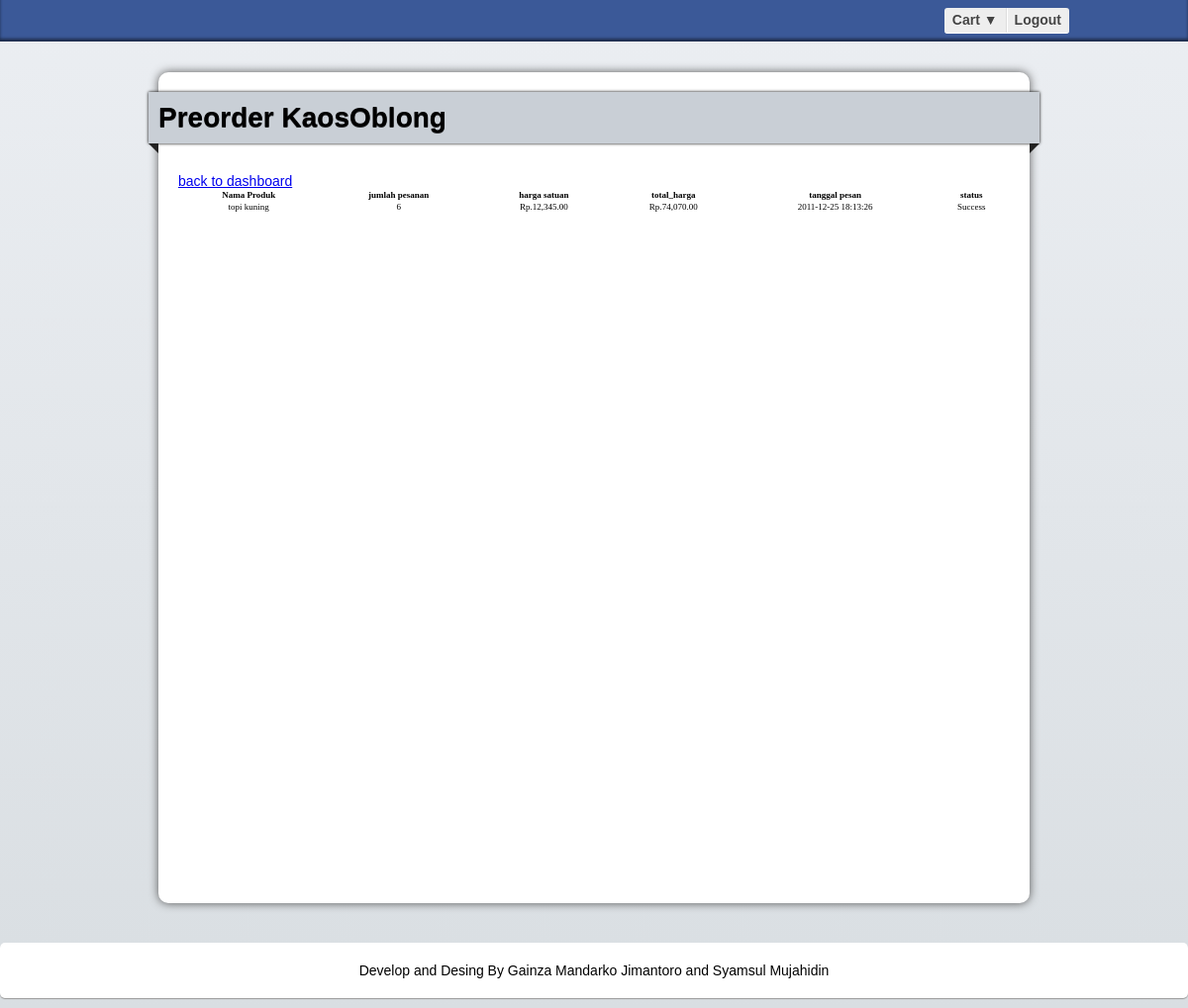
The app's page /index.php/member/control_crud_produk/lihat_pesanan with its own data.
### tables this page shows
CREATE TABLE IF NOT EXISTS `pesanan` (
  `id_pesanan` int(128) NOT NULL AUTO_INCREMENT,
  `id_produk` int(128) NOT NULL,
  `id_pengguna` int(128) NOT NULL,
  `nama_produk` varchar(128) NOT NULL,
  `nama_pemesan` varchar(128) NOT NULL,
  `jumlah` int(128) NOT NULL,
  `harga_satuan` varchar(128) NOT NULL,
  `total_harga_pesanan` varchar(255) NOT NULL,
  `status` varchar(60) NOT NULL,
  `tanggal` timestamp NOT NULL DEFAULT CURRENT_TIMESTAMP,
  PRIMARY KEY (`id_pesanan`),
  KEY `id_produk` (`id_produk`,`id_pengguna`),
  KEY `id_pengguna` (`id_pengguna`)
);

### application/controllers/member/control_crud_produk.php (called while the page is built, shortened)
<?php
class Control_crud_produk extends CI_Controller {
    function __construct() {
        $this->load->model('model_produk');
    }
    function lihat_pesanan() {
        $idpengguna = $this->session->userdata('id');
        $pesanan['pesanan'] = $this->model_produk->model_ambil_pesanan_member($idpengguna);
        if ($pesanan == null) {
            echo 'anda belum memesan';
        } else {
            $pesanan['main_view'] = 'member/view_pesanan';
            $this->load->view('member/member_dashboard', $pesanan);
        }
    }
}
?>

### index.php (called while the page is built, shortened)
<?php
require_once BASEPATH.'core/CodeIgniter.php';

### application/models/model_produk.php (called while the page is built, shortened)
<?php
class Model_produk extends CI_Model {
    function model_ambil_pesanan_member($idpengguna) {
        $this->db->where('id_pengguna', $idpengguna);
        $query = $this->db->get('pesanan');
        return $query->result();
    }
}
?>

### application/views/member/view_pesanan.php (the view)
<?php echo anchor('/member/member_dashboard','back to dashboard')?>
<table>
    <th>Nama Produk</th><th>jumlah pesanan</th><th>harga satuan</th> <th>total_harga</th>
    <th>tanggal pesan</th> <th>status</th>
<?php
foreach($pesanan as $show){
    ?>
    <tr>
        <td><?php echo $show->nama_produk ?></td>
        <td><?php echo $show->jumlah?></td>
        <td>Rp.<?php echo $this->cart->format_number($show->harga_satuan)?></td>
        <td>Rp.<?php echo $this->cart->format_number($show->total_harga_pesanan)?></td>
        <td><?php echo $show->tanggal?></td>
        <td><?php echo $show->status?></td>
    </tr>
<?php
};
?>
</table>

### include/CSS/loginmb.css (style rules this page uses)
nav #login-trigger, nav #signup a { display: inline-block; height: 25px; line-height: 25px; font-weight: bold; padding: 0 8px; text-decoration: none; color: #444; text-shadow: 0 1px 0 #fff; }
nav #signup a { -moz-border-radius: 0 3px 3px 0; -webkit-border-radius: 0 3px 3px 0; border-radius: 0 3px 3px 0; }

### include/CSSA/table.css (style rules this page uses)
table { border-spacing: 0; width: 100%; font-size: 9px; font-family: verdana; text-align: center; }

### include/CSS/layoutNew.css (style rules this page uses)
body { font: 14px 'Lucida Sans Unicode', 'Trebuchet MS', Arial, Helvetica; margin: 0; background-color: #d9dee2; background: #fff; background-image: -webkit-gradient(linear, left top, left bottom, from(#ebeef2), to(#d9dee2)); background-image: -webkit-linear-gradient(top, #ebeef2, #d9dee2); background-image: -moz-linear-gradient(top, #ebeef2, #d9dee2); background-image: -ms-linear-gradient(top, #ebeef2, #d9dee2); background-image: -o-linear-gradient(top, #ebeef2, #d9dee2); background-image: linear-gradient(top, #ebeef2, #d9dee2); height: auto; }

### records on screen
pesanan: nama_produk "topi kuning", jumlah "6", harga_satuan "12,345.00", total_harga_pesanan "74,070.00", tanggal "2011-12-25 18:13:26", status "Success"

### other values on screen
anchor('/login/logout', 'Logout') "Logout"
anchor('/member/member_dashboard','back to dashboard') "back to dashboard"
